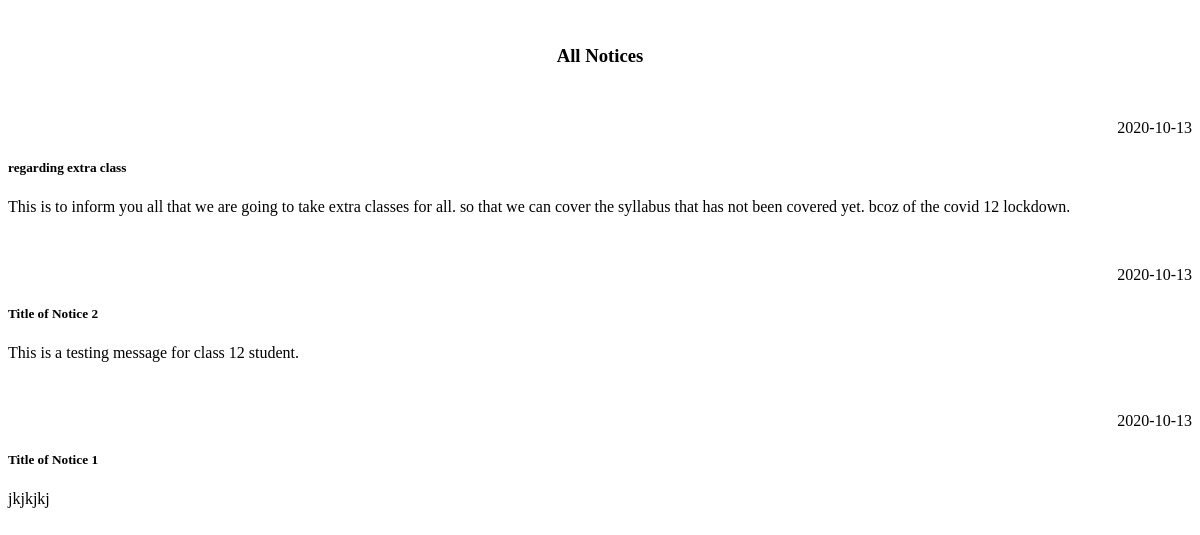
The page /admin/view_all_notice.php on the database as committed earlier.
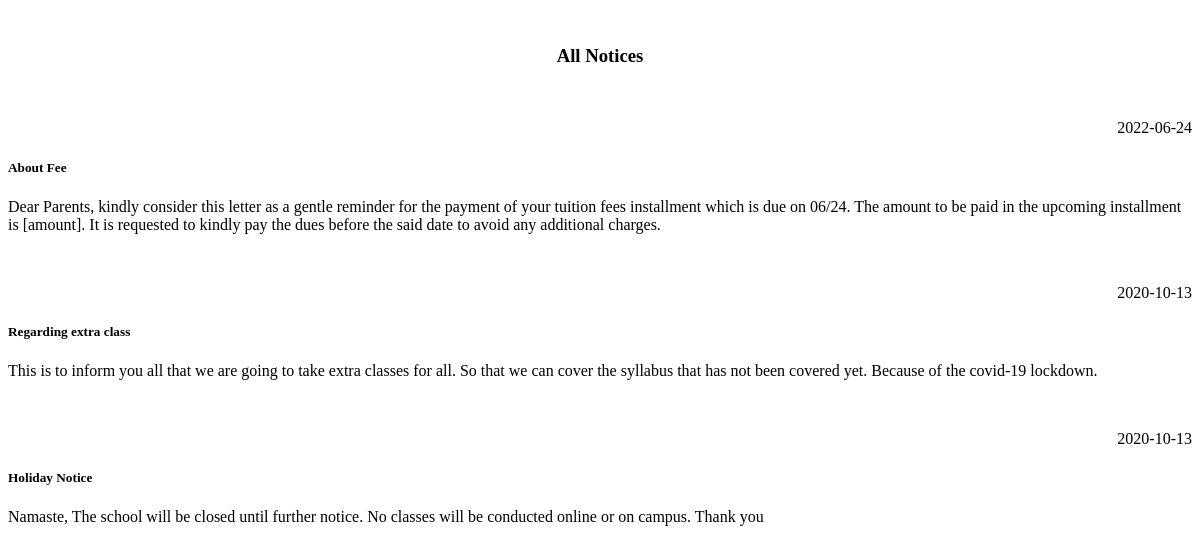
The same page on the database as committed later.
### tables this page shows
CREATE TABLE `notice` (
  `nid` int(11) NOT NULL,
  `post_date` date NOT NULL,
  `to_whom` varchar(100) NOT NULL,
  `title` varchar(250) NOT NULL,
  `message` text NOT NULL
);

### admin/view_all_notice.php (the view, shortened to what this page needs)
<!DOCTYPE html>
  <head>
  </head>
  <body>
    <br>
    <center><h3>All Notices</h3></center><br>
    <?php
    $connection = mysqli_connect("localhost","root","");
    $query = 'select * from notice order by nid desc';
    $query_run = mysqli_query($connection,$query);
    while($row = mysqli_fetch_assoc($query_run)){
    ?>
      <div class="card">
        <div class="card-body">
          <p class="card-text" align="right"><?php echo $row['post_date'];?></p>
          <h5 class="card-title"><?php echo $row['title'];?></h5>
          <p class="card-text"><?php echo $row['message'];?></p>
        </div>
      </div>
      <br>
<?php
}
?>
</body>
</html>

Rows that differ between the two databases and show on the page:
removed notice: post_date "2020-10-13", title "Title of Notice 2", message "This is a testing message for class 12 student."
added notice: post_date "2022-06-24", title "About Fee", message "Dear Parents, kindly consider this letter as a gentle reminder for the payment of your tuition fees installment which is due on 06/24. The amount to be paid in the upcoming installment is [amount]. It is requested to kindly pay the dues before the said date to avoid any additional charges."
changed notice: title "regarding extra class" → "Regarding extra class"; message "…extra classes for all. so that we can cover the syllabus that has not been covered yet. bcoz of the covid 12 lockdown." → "…extra classes for all. So that we can cover the syllabus that has not been covered yet. Because of the covid-19 lockdown."
changed notice: title "Title of Notice 1" → "Holiday Notice"; message "jkjkjkj" → "Namaste, The school will be closed until further notice. No classes will be conducted online or on campus. Thank you"
